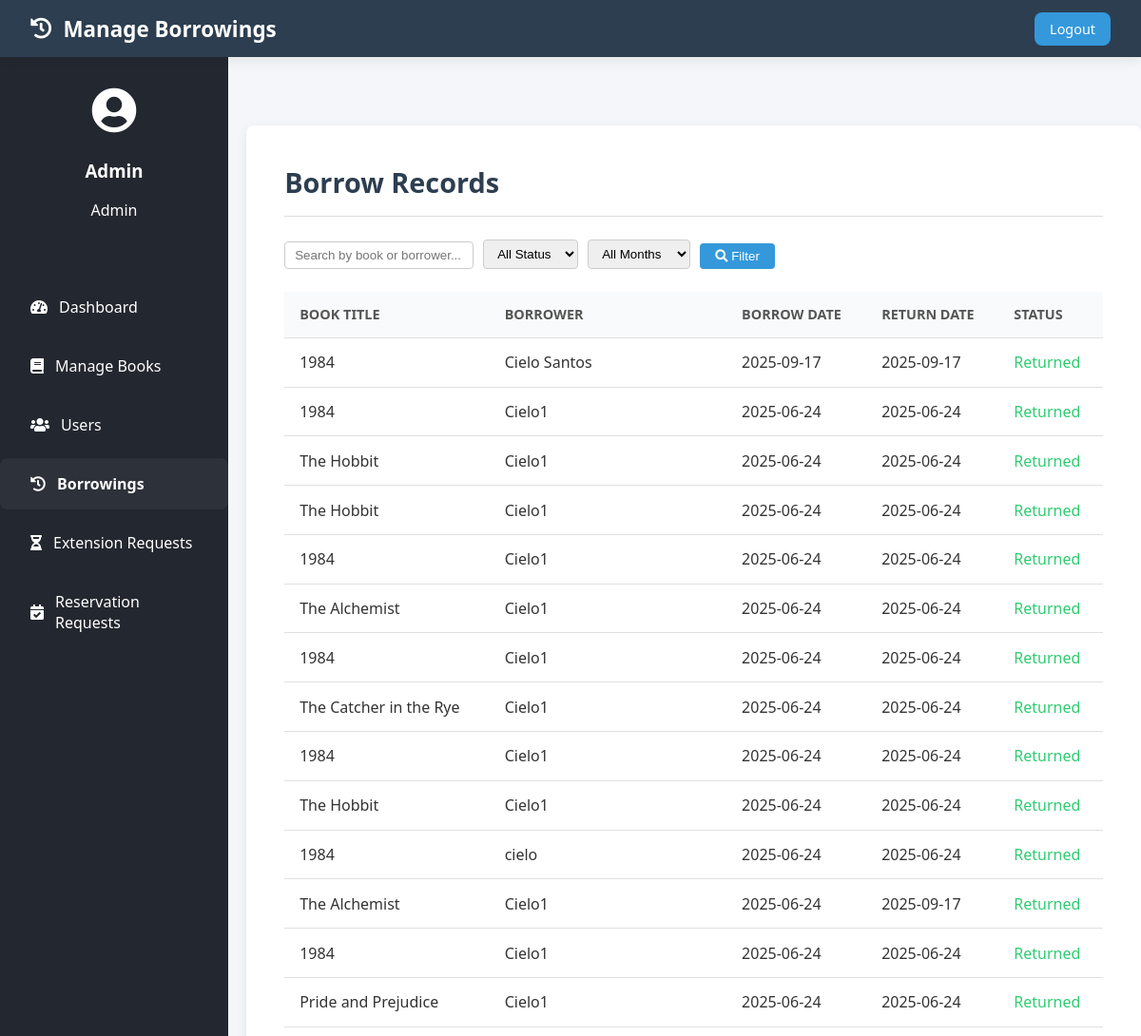
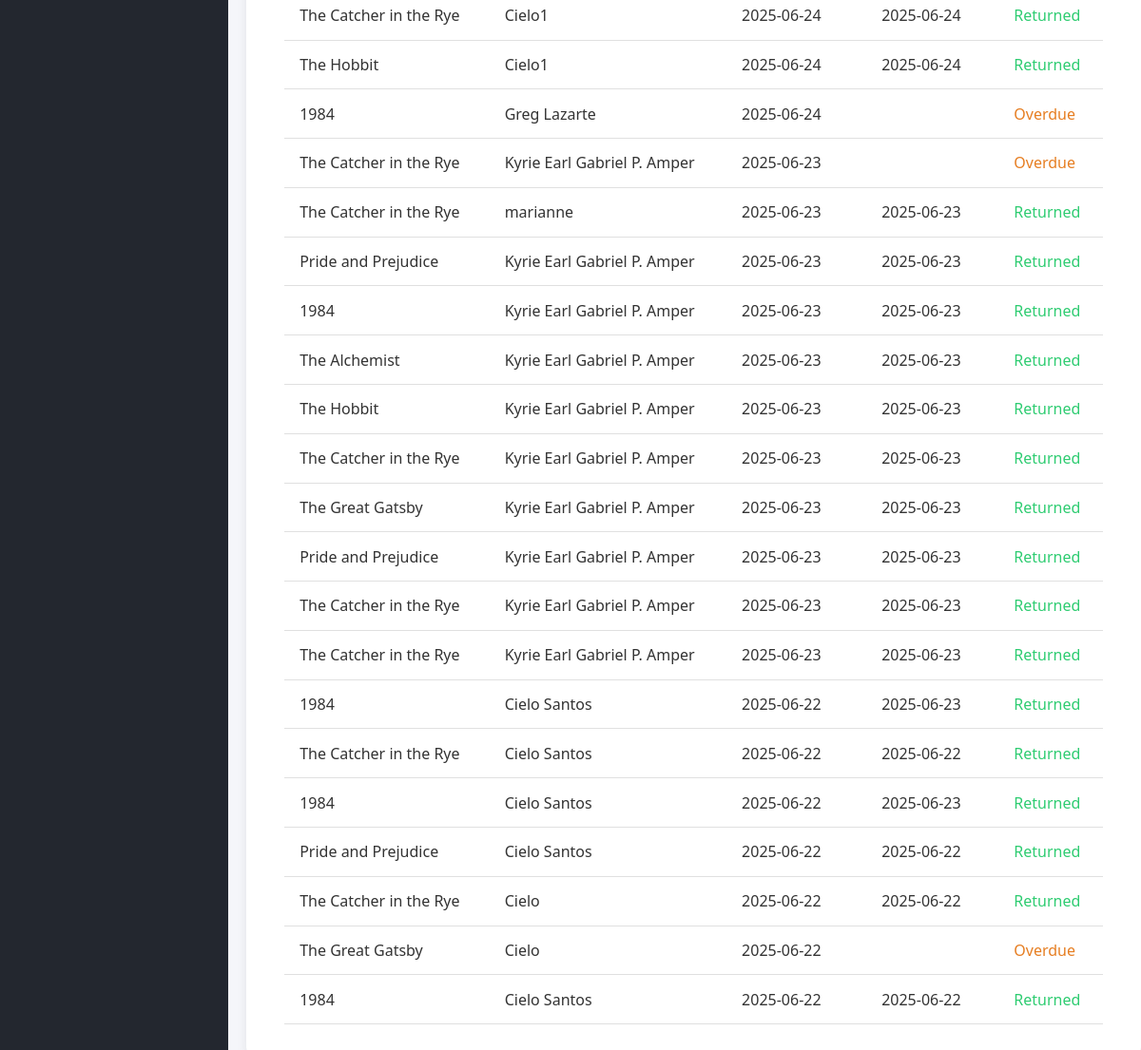
Page /manage-borrow.php (signed in) on the committed database (2 pictures, top to bottom).
### tables this page shows
CREATE TABLE `users` (
  `user_id` int(11) NOT NULL,
  `full_name` varchar(100) NOT NULL,
  `email` varchar(100) NOT NULL,
  `password` varchar(255) NOT NULL,
  `user_type` enum('user','admin') DEFAULT 'user',
  `registered_at` datetime DEFAULT current_timestamp()
);

CREATE TABLE `borrow_records` (
  `borrow_id` int(11) NOT NULL,
  `user_id` int(11) DEFAULT NULL,
  `book_id` int(11) DEFAULT NULL,
  `borrow_date` date DEFAULT curdate(),
  `due_date` date DEFAULT NULL,
  `return_date` date DEFAULT NULL,
  `status` enum('borrowed','returned','overdue') DEFAULT 'borrowed',
  `fine_paid` float DEFAULT 0,
  `fine_paid_date` datetime DEFAULT NULL
);

CREATE TABLE `books` (
  `book_id` int(11) NOT NULL,
  `title` varchar(150) NOT NULL,
  `author` varchar(100) DEFAULT NULL,
  `category` varchar(50) DEFAULT NULL,
  `isbn` varchar(20) DEFAULT NULL,
  `total_copies` int(11) DEFAULT 1,
  `book_fine` int(11) NOT NULL,
  `available_copies` int(11) DEFAULT 1,
  `published_year` year(4) DEFAULT NULL,
  `cover_image` varchar(255) DEFAULT NULL,
  `is_ebook` tinyint(1) DEFAULT 0,
  `ebook_file` varchar(255) DEFAULT NULL,
  `description` text DEFAULT NULL,
  `published_date` date DEFAULT NULL
);

### manage-borrow.php (the view, shortened to what this page needs)
<?php
require_once 'config.php';
$admin_name = 'Admin';
if (isset($_SESSION['user_id'])) {
    $stmt = $conn->prepare("SELECT full_name FROM users WHERE user_id = ?");
    $stmt->bind_param("i", $_SESSION['user_id']);
    $stmt->execute();
    $stmt->bind_result($full_name);
    if ($stmt->fetch() && !empty($full_name)) {
        $admin_name = explode(' ', trim($full_name))[0];
    }
}
$search = trim($_GET['search'] ?? '');
$where = [];
$where_sql = $where ? 'WHERE ' . implode(' AND ', $where) : '';
$sql = "
    SELECT
        br.borrow_id,
        br.book_id,
        br.user_id,
        b.title,
        u.full_name,
        br.borrow_date,
        br.return_date,
        br.due_date,
        br.status
    FROM borrow_records br
    JOIN books b ON br.book_id = b.book_id
    JOIN users u ON br.user_id = u.user_id
    $where_sql
    ORDER BY br.borrow_date DESC
";
$stmt = $conn->prepare($sql);
$stmt->execute();
$result = $stmt->get_result();
$borrow_records = [];
while ($row = $result->fetch_assoc()) {
    $borrow_records[] = $row;
}
?>
<!DOCTYPE html>
<html lang="en">
<head>
    <link rel="stylesheet" href="https://cdnjs.cloudflare.com/ajax/libs/font-awesome/5.15.4/css/all.min.css">
    <link rel="stylesheet" href="admin.css">
</head>
<body>
    <header class="admin-header">
        <h1><i class="fas fa-history"></i> Manage Borrowings</h1>
        <a href="login_register.php?logout=1" class="logout-btn">Logout</a>
    </header>
    <div class="admin-wrapper">
        <aside class="admin-sidebar">
            <div class="user-info">
                <i class="fas fa-user-circle"></i>
                <h3><?= htmlspecialchars($admin_name) ?></h3>
                <p><?= ucfirst($_SESSION['user_type']) ?></p>
            </div>
            <ul class="nav-links">
                <li><a href="admin_page.php" class="nav-link"><i class="fas fa-tachometer-alt"></i> Dashboard</a></li>
                <li><a href="manage-books.php" class="nav-link"><i class="fas fa-book"></i> Manage Books</a></li>
                <li><a href="manage-users.php" class="nav-link"><i class="fas fa-users"></i> Users</a></li>
                <li><a href="manage-borrow.php" class="nav-link active"><i class="fas fa-history"></i> Borrowings</a></li>
                <li>
                    <a href="extension-requests.php" class="nav-link">
                        <i class="fas fa-hourglass-half"></i> Extension Requests
                    </a>
                </li>
                <li>
                    <a href="reservation-requests.php" class="nav-link">
                        <i class="fas fa-calendar-check"></i> Reservation Requests
                    </a>
                </li>
            </ul>
        </aside>
        <div class="admin-container">
            <main class="admin-main">
                <section class="admin-section active">
                    <h2>Borrow Records</h2>
                    <div class="filter-bar">
                        <form method="get">
                            <input type="text" name="search" placeholder="Search by book or borrower..." value="<?= htmlspecialchars($search) ?>">
                            <select name="status">
                                <option value="">All Status</option>
                            </select>
                            <select name="month">
                                <option value="">All Months</option>
                            </select>
                            <button type="submit"><i class="fas fa-search"></i> Filter</button>
                        </form>
                    </div>
                    <table>
                        <thead>
                            <tr>
                                <th>Book Title</th>
                                <th>Borrower</th>
                                <th>Borrow Date</th>
                                <th>Return Date</th>
                                <th>Status</th>
                            </tr>
                        </thead>
                        <tbody>
                        <?php
                        if ($borrow_records):
                            $today = new DateTime();
                            foreach ($borrow_records as $row):
                                $returned = !empty($row['return_date']);
                                $due = new DateTime($row['due_date']);
                                $has_extension = false;
                                if ($returned) {
                                    $status = 'returned';
                                } elseif ($has_extension) {
                                    $status = 'extended';
                                } elseif ($today > $due) {
                                    $status = 'overdue';
                                } else {
                                    $status = 'borrowed';
                                }
                        ?>
                            <tr>
                                <td><?= htmlspecialchars($row['title'] ?? '') ?></td>
                                <td><?= htmlspecialchars($row['full_name'] ?? '') ?></td>
                                <td><?= htmlspecialchars($row['borrow_date'] ?? '') ?></td>
                                <td><?= htmlspecialchars($row['return_date'] ?? '') ?></td>
                                <td>
                                    <?php
                                        if ($status === 'returned') {
                                            echo '<span style="color: #2ecc71;">Returned</span>';
                                        } elseif ($status === 'extended') {
                                            echo '<span style="color: #2980b9;">Extended</span>';
                                        } elseif ($status === 'overdue') {
                                            echo '<span style="color: #e67e22;">Overdue</span>';
                                        } else {
                                            echo '<span style="color: #e74c3c;">Borrowed</span>';
                                        }
                                    ?>
                                </td>
                            </tr>
                        <?php
                            endforeach;
                        ?>
                        <?php
                        else:
                        ?>
                            <tr><td colspan="5" class="no-data">No borrow records found.</td></tr>
                        <?php endif; ?>
                        </tbody>
                    </table>
                </section>
            </main>
        </div>
    </div>
</body>
</html>

### admin.css (style rules this page uses)
:root { --primary: #2c3e50; --secondary: #34495e; --accent: #3498db; --bg: #ecf0f1; --text: #333; --white: #fff; --danger: #e74c3c; --success: #2ecc71; --shadow: 0 4px 12px rgba(0, 0, 0, 0.08); --radius: 8px; }
body { margin: 0; font-family: 'Segoe UI', Tahoma, Geneva, Verdana, sans-serif; background-color: var(--bg); color: var(--text); }
.admin-header { background-color: var(--primary); color: var(--white); height: 60px; display: flex; align-items: center; justify-content: space-between; padding: 0 2rem; box-shadow: var(--shadow); position: sticky; top: 0; z-index: 1000; }
.admin-header h1 { font-size: 1.4rem; margin: 0; display: flex; align-items: center; gap: 0.75rem; }
.logout-btn { background: var(--accent); color: var(--white); padding: 0.5rem 1rem; border: none; border-radius: var(--radius); font-size: 0.9rem; display: flex; align-items: center; gap: 0.5rem; cursor: pointer; text-decoration: none; transition: background-color 0.2s ease; }
.admin-sidebar { width: 240px; background: #23272f; color: #fff; min-height: calc(100vh - 64px); position: sticky; top: 64px; display: flex; flex-direction: column; align-items: center; padding-top: 2rem; }
.admin-sidebar .user-info { text-align: center; margin-bottom: 2rem; }
.admin-sidebar .user-info i { font-size: 3rem; margin-bottom: 0.5rem; }
.admin-sidebar .nav-links { list-style: none; padding: 0; width: 100%; }
.admin-sidebar .nav-link { display: flex; align-items: center; padding: 1rem 2rem; color: #fff; text-decoration: none; transition: background 0.2s; }
.admin-sidebar .nav-link.active, .admin-sidebar .nav-link:hover { background: #2c313a; }
.nav-links { display: flex; flex-direction: column; gap: 0.5rem; }
.nav-link { color: rgba(255, 255, 255, 0.8); text-decoration: none; padding: 0.8rem 1rem; border-radius: var(--radius); display: flex; align-items: center; gap: 0.75rem; transition: background-color 0.2s ease, color 0.2s ease; }
.nav-link.active { background-color: var(--accent); color: var(--white); font-weight: 600; }
.admin-container { flex: 1; display: flex; flex-direction: column; align-items: center; justify-content: flex-start; background: #f5f6fa; min-height: calc(100vh - 64px); padding: 2rem 0; }
.admin-main { width: 100%; margin: 0; padding: 0; }
.admin-section { background: var(--white); padding: 2rem; border-radius: var(--radius); box-shadow: var(--shadow); display: none; }
.admin-section.active { display: block; max-width: 900px; margin: 2.5rem auto 0 auto; padding: 2.5rem 2.5rem 2rem 2.5rem; }
.admin-section h2 { margin-top: 0; font-size: 1.8rem; color: var(--primary); padding-bottom: 1rem; border-bottom: 1px solid #ddd; margin-bottom: 1.5rem; }
table { width: 100%; border-collapse: collapse; margin-top: 1.5rem; }
th, td { padding: 0.9rem 1rem; text-align: left; border-bottom: 1px solid #e0e0e0; }
thead { background-color: #f9fafb; }
th { font-weight: 600; color: #555; font-size: 0.9rem; text-transform: uppercase; }
.admin-wrapper { display: flex; min-height: 100vh; background: #f5f6fa; gap: 2.5rem; }
@media (max-width: 1200px) { .admin-wrapper { gap: 1.2rem; } }

### manage-borrow.php (style rules this page uses)
.filter-bar { display: flex; justify-content: space-between; align-items: flex-end; margin-bottom: 18px; gap: 10px; flex-wrap: wrap; }
.filter-bar form { display: flex; gap: 10px; align-items: flex-end; flex-wrap: wrap; }
.filter-bar input, .filter-bar select { padding: 6px 10px; border-radius: 4px; border: 1px solid #ccc; }
.filter-bar button { padding: 6px 16px; border: none; background: #3498db; color: #fff; border-radius: 4px; cursor: pointer; }

### rows in the picture
users: full_name "Admin"
borrow_records: book.title "1984", user.full_name "Cielo Santos", borrow_date "2025-09-17", return_date "2025-09-17", shows "Returned"
borrow_records: book.title "1984", user.full_name "Cielo1", borrow_date "2025-06-24", return_date "2025-06-24", shows "Returned"
borrow_records: book.title "The Hobbit", user.full_name "Cielo1", borrow_date "2025-06-24", return_date "2025-06-24", shows "Returned"
borrow_records: book.title "The Hobbit", user.full_name "Cielo1", borrow_date "2025-06-24", return_date "2025-06-24", shows "Returned"
borrow_records: book.title "1984", user.full_name "Cielo1", borrow_date "2025-06-24", return_date "2025-06-24", shows "Returned"
borrow_records: book.title "The Alchemist", user.full_name "Cielo1", borrow_date "2025-06-24", return_date "2025-06-24", shows "Returned"
borrow_records: book.title "1984", user.full_name "Cielo1", borrow_date "2025-06-24", return_date "2025-06-24", shows "Returned"
borrow_records: book.title "The Catcher in the Rye", user.full_name "Cielo1", borrow_date "2025-06-24", return_date "2025-06-24", shows "Returned"
borrow_records: book.title "1984", user.full_name "Cielo1", borrow_date "2025-06-24", return_date "2025-06-24", shows "Returned"
borrow_records: book.title "The Hobbit", user.full_name "Cielo1", borrow_date "2025-06-24", return_date "2025-06-24", shows "Returned"
borrow_records: book.title "1984", user.full_name "cielo", borrow_date "2025-06-24", return_date "2025-06-24", shows "Returned"
borrow_records: book.title "The Alchemist", user.full_name "Cielo1", borrow_date "2025-06-24", return_date "2025-09-17", shows "Returned"
borrow_records: book.title "1984", user.full_name "Cielo1", borrow_date "2025-06-24", return_date "2025-06-24", shows "Returned"
borrow_records: book.title "Pride and Prejudice", user.full_name "Cielo1", borrow_date "2025-06-24", return_date "2025-06-24", shows "Returned"
borrow_records: book.title "The Catcher in the Rye", user.full_name "Cielo1", borrow_date "2025-06-24", return_date "2025-06-24", shows "Returned"
borrow_records: book.title "The Hobbit", user.full_name "Cielo1", borrow_date "2025-06-24", return_date "2025-06-24", shows "Returned"
borrow_records: book.title "1984", user.full_name "Greg Lazarte", borrow_date "2025-06-24", due_date "Overdue"
borrow_records: book.title "The Catcher in the Rye", user.full_name "Kyrie Earl Gabriel P. Amper", borrow_date "2025-06-23", due_date "Overdue"
borrow_records: book.title "The Catcher in the Rye", user.full_name "marianne", borrow_date "2025-06-23", return_date "2025-06-23", shows "Returned"
borrow_records: book.title "Pride and Prejudice", user.full_name "Kyrie Earl Gabriel P. Amper", borrow_date "2025-06-23", return_date "2025-06-23", shows "Returned"
borrow_records: book.title "1984", user.full_name "Kyrie Earl Gabriel P. Amper", borrow_date "2025-06-23", return_date "2025-06-23", shows "Returned"
borrow_records: book.title "The Alchemist", user.full_name "Kyrie Earl Gabriel P. Amper", borrow_date "2025-06-23", return_date "2025-06-23", shows "Returned"
borrow_records: book.title "The Hobbit", user.full_name "Kyrie Earl Gabriel P. Amper", borrow_date "2025-06-23", return_date "2025-06-23", shows "Returned"
borrow_records: book.title "The Catcher in the Rye", user.full_name "Kyrie Earl Gabriel P. Amper", borrow_date "2025-06-23", return_date "2025-06-23", shows "Returned"
borrow_records: book.title "The Great Gatsby", user.full_name "Kyrie Earl Gabriel P. Amper", borrow_date "2025-06-23", return_date "2025-06-23", shows "Returned"
borrow_records: book.title "Pride and Prejudice", user.full_name "Kyrie Earl Gabriel P. Amper", borrow_date "2025-06-23", return_date "2025-06-23", shows "Returned"
borrow_records: book.title "The Catcher in the Rye", user.full_name "Kyrie Earl Gabriel P. Amper", borrow_date "2025-06-23", return_date "2025-06-23", shows "Returned"
borrow_records: book.title "The Catcher in the Rye", user.full_name "Kyrie Earl Gabriel P. Amper", borrow_date "2025-06-23", return_date "2025-06-23", shows "Returned"
borrow_records: book.title "1984", user.full_name "Cielo Santos", borrow_date "2025-06-22", return_date "2025-06-23", shows "Returned"
borrow_records: book.title "The Catcher in the Rye", user.full_name "Cielo Santos", borrow_date "2025-06-22", return_date "2025-06-22", shows "Returned"
borrow_records: book.title "1984", user.full_name "Cielo Santos", borrow_date "2025-06-22", return_date "2025-06-23", shows "Returned"
borrow_records: book.title "Pride and Prejudice", user.full_name "Cielo Santos", borrow_date "2025-06-22", return_date "2025-06-22", shows "Returned"
borrow_records: book.title "The Catcher in the Rye", user.full_name "Cielo", borrow_date "2025-06-22", return_date "2025-06-22", shows "Returned"
borrow_records: book.title "The Great Gatsby", user.full_name "Cielo", borrow_date "2025-06-22", due_date "Overdue"
borrow_records: book.title "1984", user.full_name "Cielo Santos", borrow_date "2025-06-22", return_date "2025-06-22", shows "Returned"

### other values in the picture
$_SESSION['user_type'] "Admin"
